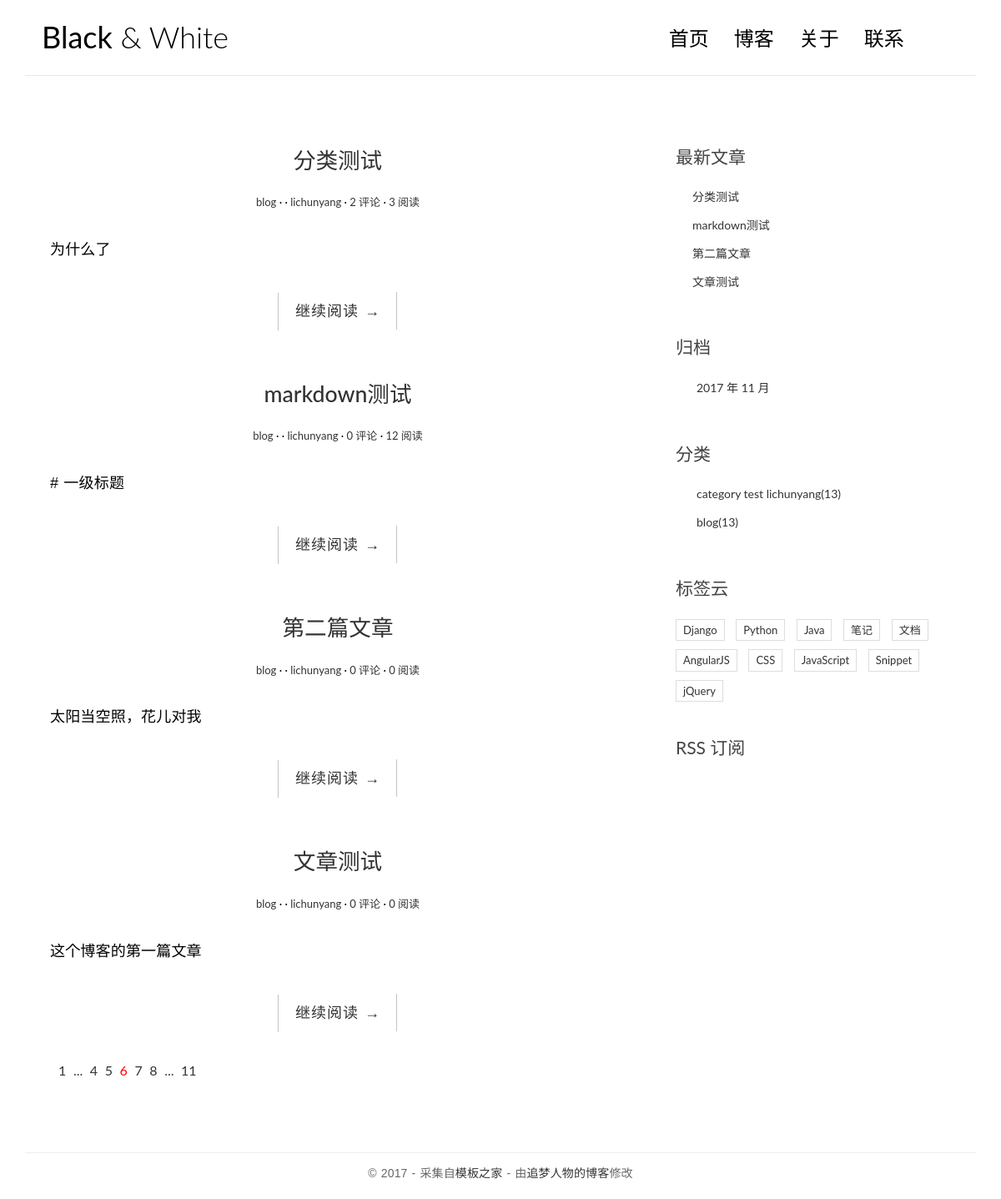
The page / on the database its author committed.
### blog/models.py (models this page shows, shortened)
@python_2_unicode_compatible
class Post(models.Model):
    title = models.CharField(max_length=100)
    body = models.TextField()
    created_time = models.DateTimeField()
    modified_time = models.DateTimeField()
    excerpt = models.CharField(max_length=200,blank=True)
    category = models.ForeignKey(Category)
    tags = models.ManyToManyField(Tag,blank=True)
    author = models.ForeignKey(User)
    views = models.PositiveIntegerField(default=0)
    def get_absolute_url(self):
        return reverse('blog:detail',kwargs={'pk':self.pk})
    class Meta:
        ordering = ['-created_time']

@python_2_unicode_compatible
class Category(models.Model):
    name = models.CharField(max_length=100)

### blog/views.py (the view)
# urls.py: url(r'^$',views.index,name='index'),
def index(request):
    post_list = Post.objects.all()
    return render(request, 'blog/index.html',context={'post_list':post_list})

### blog/templatetags/blog_tags.py (called while the page is built)
@register.simple_tag
def get_recent_posts(num=5):
    return Post.objects.all().order_by('-created_time')[:num]

@register.simple_tag
def archives():
    return Post.objects.dates('created_time','month',order='DESC')

@register.simple_tag
def get_categories():
    return Category.objects.all()

### templates/blog/index.html (shortened to what this page needs)
{% extends 'base.html' %}
{% load staticfiles %}
{% load blog_tags %}
{% block main %}
{% for post in post_list %}
<article class="post post-{{post.pk}}">
    <header class="entry-header">
        <h1 class="entry-title">
            <a href="{{ post.get_absolute_url }}">{{post.title}}</a>
        </h1>
        <div class="entry-meta">
            <span class="post-category"><a href="{% url 'blog:category' post.category.pk %}">{{post.category.name}}</a></span>
            <span class="post-date"></span>
            <span class="post-author"><a href="#">{{post.author}}</a></span>
            <span class="comments-link"><a href="{% url 'comments:post_comment' post.pk %}">{{post.comment_set.count}} 评论</a></span>
            <span class="views-count"><a href="{{ post.get_absolute_url }}">{{post.views}} 阅读</a></span>
        </div>
    </header>
    <div class="entry-content clearfix">
        <p>{{post.body|truncatechars:10}}</p>
        <div class="read-more cl-effect-14">
            <a href="{{ post.get_absolute_url }}" class="more-link">继续阅读 <span class="meta-nav">→</span></a>
        </div>
    </div>
</article>
{% empty %}
<div class="no-post">暂时没有文章哦！</div>
{% endfor %}
<div class="pagination">
    <ul>
        <li><a href="">1</a></li>
        <li><a href="">...</a></li>
        <li><a href="">4</a></li>
        <li><a href="">5</a></li>
        <li class="current"><a href="">6</a></li>
        <li><a href="">7</a></li>
        <li><a href="">8</a></li>
        <li><a href="">...</a></li>
        <li><a href="">11</a></li>
    </ul>
</div>
{% endblock main %}

### templates/base.html (shortened to what this page needs)
{% load staticfiles %}
{% load blog_tags %}
<!DOCTYPE html>
<html>
<head>
    <link rel="stylesheet" href="{% static 'blog/css/bootstrap.min.css' %}">
    <link rel="stylesheet" href="http://code.ionicframework.com/ionicons/2.0.1/css/ionicons.min.css">
    <link rel="stylesheet" href="{% static 'blog/css/pace.css'%}">
    <link rel="stylesheet" href="{% static 'blog/css/custom.css'%}">
    <link rel="stylesheet" href="{% static 'blog/css/highlights/autumn.css'%}">
</head>
<body>
<div class="container">
    <header id="site-header">
        <div class="row">
            <div class="col-md-4 col-sm-5 col-xs-8">
                <div class="logo">
                    <h1><a href="{% url 'blog:index' %}"><b>Black</b> &amp; White</a></h1>
                </div>
            </div>
            <div class="col-md-8 col-sm-7 col-xs-4">
                <nav class="main-nav" role="navigation">
                    <div class="collapse navbar-collapse" id="bs-example-navbar-collapse-1">
                        <ul class="nav navbar-nav navbar-right">
                            <li class="cl-effect-11"><a href="{% url 'blog:index' %}" data-hover="首页">首页</a></li>
                            <li class="cl-effect-11"><a href="#" data-hover="博客">博客</a></li>
                            <li class="cl-effect-11"><a href="about.html" data-hover="关于">关于</a></li>
                            <li class="cl-effect-11"><a href="contact.html" data-hover="联系">联系</a></li>
                        </ul>
                    </div>
                </nav>
            </div>
        </div>
    </header>
</div>
<div class="content-body">
    <div class="container">
        <div class="row">
            <main class="col-md-8">
                {% block main %}
                {% endblock main %}
            </main>
            <aside class="col-md-4">
                <div class="widget widget-recent-posts">
                    <h3 class="widget-title">最新文章</h3>
                    {% get_recent_posts as recent_post_list %}
                    <ul>
                        {% for post in recent_post_list %}
                        <li>
                            <a href="{{post.get_absolute_url}}">{{post.title}}</a>
                        </li>
                        {% empty %}
                        暂时没有文章
                        {% endfor %}
                    </ul>
                </div>
                <div class="widget widget-archives">
                    <h3 class="widget-title">归档</h3>
                    {% archives as date_list %}
                    <ul>
                        {% for date in date_list %}
                        <li>
                            <a href="{% url 'blog:archives' date.year date.month %}">{{date.year}} 年 {{date.month}} 月</a>
                        </li>
                        {% empty %}
                        暂无归档
                        {% endfor %}
                    </ul>
                </div>
                <div class="widget widget-category">
                    <h3 class="widget-title">分类</h3>
                    {% get_categories as category_list %}
                    <ul>
                        {% for category in category_list %}
                        <li>
                            <a href="{% url 'blog:category' category.pk %}">{{category.name}}<span class="post-count">(13)</span></a>
                        </li>
                        {% empty %}
                        暂无分类
                        {% endfor %}
                    </ul>
                </div>
                <div class="widget widget-tag-cloud">
                    <h3 class="widget-title">标签云</h3>
                    <ul>
                        <li>
                            <a href="#">Django</a>
                        </li>
                        <li>
                            <a href="#">Python</a>
                        </li>
                        <li>
                            <a href="#">Java</a>
                        </li>
                        <li>
                            <a href="#">笔记</a>
                        </li>
                        <li>
                            <a href="#">文档</a>
                        </li>
                        <li>
                            <a href="#">AngularJS</a>
                        </li>
                        <li>
                            <a href="#">CSS</a>
                        </li>
                        <li>
                            <a href="#">JavaScript</a>
                        </li>
                        <li>
                            <a href="#">Snippet</a>
                        </li>
                        <li>
                            <a href="#">jQuery</a>
                        </li>
                    </ul>
                </div>
                <div class="rss">
                    <a href=""> RSS 订阅</a>
                </div>
            </aside>
        </div>
    </div>
</div>
<footer id="site-footer">
    <div class="container">
        <div class="row">
            <div class="col-md-12">
                <p class="copyright">&copy 2017 - 采集自<a href="http://www.cssmoban.com/"
                                                        target="_blank" title="模板之家">模板之家</a>
                    - 由<a href="http://zmrenwu.com/" title="网页模板" target="_blank">追梦人物的博客</a>修改
                </p>
            </div>
        </div>
    </div>
</footer>
</body>
</html>

### blog/static/blog/css/custom.css (style rules this page uses)
* { outline: none; }
h1, h2, h3, h4, h5, h6 { margin-top: 0; }
b { font-weight: 400; }
a { color: #333; }
body { color: #444; font-family: 'Lato', sans-serif; }
p { font-family: 'Ubuntu', sans-serif; font-weight: 400; word-spacing: 1px; letter-spacing: 0.01em; }
#site-header { background-color: #FFF; padding: 25px 20px; margin-bottom: 40px; border-bottom: 1px solid #e7e7e7; }
.logo h1 a { color: #000; }
.logo h1 { margin: 0; font-family: 'Lato', sans-serif; font-weight: 300; }
.main-nav { margin-top: 11px; max-width: 95%; }
.main-nav a { color: #000000 !important; padding: 0 0 5px 0 !important; margin-right: 30px; font-family: 'Lato', sans-serif; font-weight: 300; font-size: 24px; }
.cl-effect-11 a { padding: 10px 0; color: #0972b4; text-shadow: none; }
.cl-effect-11 a::before { position: absolute; top: 0; left: 0; overflow: hidden; padding: 0 0 5px 0 !important; max-width: 0; border-bottom: 1px solid #000; color: #000; content: attr(data-hover); white-space: nowrap; -webkit-transition: max-width 0.5s; -moz-transition: max-width 0.5s; transition: max-width 0.5s; }
.content-body { padding-bottom: 4em; }
.post { background: #fff; padding: 30px 30px 0; }
.entry-title { text-align: center; font-size: 1.9em; margin-bottom: 20px; line-height: 1.6; padding: 10px 20px 0; }
.entry-meta { text-align: center; color: #DDDDDD; font-size: 13px; margin-bottom: 30px; }
.entry-content { font-size: 18px; line-height: 1.9; font-weight: 300; color: #000; }
.post-category::after, .post-date::after, .post-author::after, .comments-link::after { content: ' ·'; color: #000; }
.read-more { font-family: 'Ubuntu', sans-serif; font-weight: 400; word-spacing: 1px; letter-spacing: 0.01em; text-align: center; margin-top: 20px; }
.cl-effect-14 a { padding: 0 20px; height: 45px; line-height: 45px; position: relative; display: inline-block; margin: 15px 25px; letter-spacing: 1px; font-weight: 400; text-shadow: 0 0 1px rgba(255, 255, 255, 0.3); }
.cl-effect-14 a::before, .cl-effect-14 a::after { position: absolute; width: 45px; height: 1px; background: #C3C3C3; content: ''; -webkit-transition: all 0.3s; -moz-transition: all 0.3s; transition: all 0.3s; pointer-events: none; }
.cl-effect-14 a::before { top: 0; left: 0; -webkit-transform: rotate(90deg); -moz-transform: rotate(90deg); transform: rotate(90deg); -webkit-transform-origin: 0 0; -moz-transform-origin: 0 0; transform-origin: 0 0; }
.cl-effect-14 a::after { right: 0; bottom: 0; -webkit-transform: rotate(90deg); -moz-transform: rotate(90deg); transform: rotate(90deg); -webkit-transform-origin: 100% 0; -moz-transform-origin: 100% 0; transform-origin: 100% 0; }
.widget { background: #fff; padding: 30px 0 0; }
.widget-title { font-size: 1.5em; margin-bottom: 20px; line-height: 1.6; padding: 10px 0 0; font-weight: 400; }
.widget-recent-posts ul { padding: 0; margin: 0; padding-left: 20px; }
.widget-recent-posts ul li { list-style-type: none; position: relative; line-height: 170%; margin-bottom: 10px; }
.widget-recent-posts ul li::before { content: '\f3d3'; font-family: "Ionicons"; position: absolute; left: -17px; top: 3px; font-size: 16px; color: #000; }
.widget-archives ul { padding: 0; margin: 0; padding-left: 25px; }
.widget-archives ul li { list-style-type: none; position: relative; line-height: 170%; margin-bottom: 10px; }
.widget-archives ul li::before { content: '\f3f3'; font-family: "Ionicons"; position: absolute; left: -25px; top: 1px; font-size: 16px; color: #000; }
.widget-category ul { padding: 0; margin: 0; padding-left: 25px; }
.widget-category ul li { list-style-type: none; position: relative; line-height: 170%; margin-bottom: 10px; }
.widget-category ul li::before { content: '\f3fe'; font-family: "Ionicons"; position: absolute; left: -25px; top: 1px; font-size: 18px; color: #000; }
.widget-tag-cloud ul { padding: 0; margin: 0; margin-right: -10px; }
.widget-tag-cloud ul li { list-style-type: none; font-size: 13px; display: inline-block; margin-right: 10px; margin-bottom: 10px; padding: 3px 8px; border: 1px solid #ddd; }
.rss { font-size: 21px; margin-top: 30px; }
.rss a { color: #444; }
#site-footer { padding-top: 10px; padding: 0 0 1.5em 0; }
.copyright { text-align: center; padding-top: 1em; margin: 0; border-top: 1px solid #eee; color: #666; }
.pagination ul { list-style: none; }
.pagination ul li { display: inline-block; font-size: 16px; margin-right: 5px; }
.current a { color: red; }

### rows shown on the page
Post: title "分类测试", category.name "blog", author "lichunyang", comment_set.count "2", views "3", body "为什么了"
Post: title "markdown测试", category.name "blog", author "lichunyang", comment_set.count "0", views "12", body "# 一级标题"
Post: title "第二篇文章", category.name "blog", author "lichunyang", comment_set.count "0", views "0", body "太阳当空照，花儿对我"
Post: title "文章测试", category.name "blog", author "lichunyang", comment_set.count "0", views "0", body "这个博客的第一篇文章"
Category: name "category test lichunyang"
Category: name "blog"

### other values the page prints
{{ date.year }} "2017"
{{ date.month }} "11"
